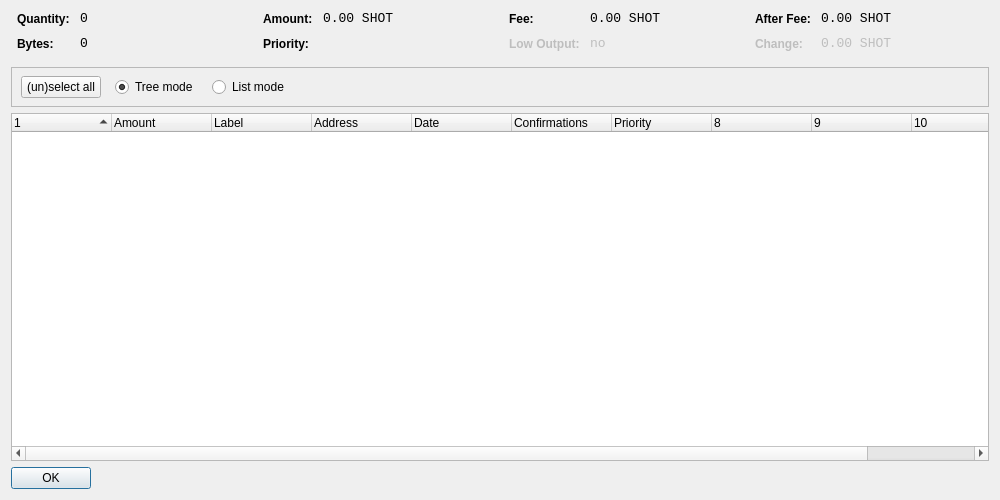
<?xml version="1.0" encoding="UTF-8"?>
<ui version="4.0">
 <class>CoinControlDialog</class>
 <widget class="QDialog" name="CoinControlDialog">
  <property name="geometry">
   <rect>
    <x>0</x>
    <y>0</y>
    <width>1000</width>
    <height>500</height>
   </rect>
  </property>
  <property name="windowTitle">
   <string>Coin Control</string>
  </property>
  <layout class="QVBoxLayout" name="verticalLayout">
   <item>
    <layout class="QHBoxLayout" name="horizontalLayoutTop" stretch="0,0,0,0">
     <property name="topMargin">
      <number>0</number>
     </property>
     <property name="bottomMargin">
      <number>10</number>
     </property>
     <item>
      <layout class="QFormLayout" name="formLayoutCoinControl1">
       <property name="horizontalSpacing">
        <number>10</number>
       </property>
       <property name="verticalSpacing">
        <number>10</number>
       </property>
       <property name="leftMargin">
        <number>6</number>
       </property>
       <property name="rightMargin">
        <number>6</number>
       </property>
       <item row="0" column="0">
        <widget class="QLabel" name="labelCoinControlQuantityText">
         <property name="styleSheet">
          <string notr="true">font-weight:bold;</string>
         </property>
         <property name="text">
          <string>Quantity:</string>
         </property>
        </widget>
       </item>
       <item row="0" column="1">
        <widget class="QLabel" name="labelCoinControlQuantity">
         <property name="font">
          <font>
           <family>Monospace</family>
           <pointsize>10</pointsize>
          </font>
         </property>
         <property name="cursor">
          <cursorShape>IBeamCursor</cursorShape>
         </property>
         <property name="contextMenuPolicy">
          <enum>Qt::ActionsContextMenu</enum>
         </property>
         <property name="text">
          <string notr="true">0</string>
         </property>
         <property name="textInteractionFlags">
          <set>Qt::LinksAccessibleByMouse|Qt::TextSelectableByKeyboard|Qt::TextSelectableByMouse</set>
         </property>
        </widget>
       </item>
       <item row="1" column="0">
        <widget class="QLabel" name="labelCoinControlBytesText">
         <property name="styleSheet">
          <string notr="true">font-weight:bold;</string>
         </property>
         <property name="text">
          <string>Bytes:</string>
         </property>
        </widget>
       </item>
       <item row="1" column="1">
        <widget class="QLabel" name="labelCoinControlBytes">
         <property name="font">
          <font>
           <family>Monospace</family>
           <pointsize>10</pointsize>
          </font>
         </property>
         <property name="cursor">
          <cursorShape>IBeamCursor</cursorShape>
         </property>
         <property name="contextMenuPolicy">
          <enum>Qt::ActionsContextMenu</enum>
         </property>
         <property name="text">
          <string notr="true">0</string>
         </property>
         <property name="textInteractionFlags">
          <set>Qt::LinksAccessibleByMouse|Qt::TextSelectableByKeyboard|Qt::TextSelectableByMouse</set>
         </property>
        </widget>
       </item>
      </layout>
     </item>
     <item>
      <layout class="QFormLayout" name="formLayoutCoinControl2">
       <property name="horizontalSpacing">
        <number>10</number>
       </property>
       <property name="verticalSpacing">
        <number>10</number>
       </property>
       <property name="leftMargin">
        <number>6</number>
       </property>
       <property name="rightMargin">
        <number>6</number>
       </property>
       <item row="0" column="0">
        <widget class="QLabel" name="labelCoinControlAmountText">
         <property name="styleSheet">
          <string notr="true">font-weight:bold;</string>
         </property>
         <property name="text">
          <string>Amount:</string>
         </property>
        </widget>
       </item>
       <item row="0" column="1">
        <widget class="QLabel" name="labelCoinControlAmount">
         <property name="font">
          <font>
           <family>Monospace</family>
           <pointsize>10</pointsize>
          </font>
         </property>
         <property name="cursor">
          <cursorShape>IBeamCursor</cursorShape>
         </property>
         <property name="contextMenuPolicy">
          <enum>Qt::ActionsContextMenu</enum>
         </property>
         <property name="text">
          <string notr="true">0.00 SHOT</string>
         </property>
         <property name="textInteractionFlags">
          <set>Qt::LinksAccessibleByMouse|Qt::TextSelectableByKeyboard|Qt::TextSelectableByMouse</set>
         </property>
        </widget>
       </item>
       <item row="1" column="0">
        <widget class="QLabel" name="labelCoinControlPriorityText">
         <property name="styleSheet">
          <string notr="true">font-weight:bold;</string>
         </property>
         <property name="text">
          <string>Priority:</string>
         </property>
        </widget>
       </item>
       <item row="1" column="1">
        <widget class="QLabel" name="labelCoinControlPriority">
         <property name="font">
          <font>
           <family>Monospace</family>
           <pointsize>10</pointsize>
          </font>
         </property>
         <property name="cursor">
          <cursorShape>IBeamCursor</cursorShape>
         </property>
         <property name="contextMenuPolicy">
          <enum>Qt::ActionsContextMenu</enum>
         </property>
         <property name="text">
          <string/>
         </property>
         <property name="textInteractionFlags">
          <set>Qt::LinksAccessibleByMouse|Qt::TextSelectableByKeyboard|Qt::TextSelectableByMouse</set>
         </property>
        </widget>
       </item>
      </layout>
     </item>
     <item>
      <layout class="QFormLayout" name="formLayoutCoinControl3">
       <property name="horizontalSpacing">
        <number>10</number>
       </property>
       <property name="verticalSpacing">
        <number>10</number>
       </property>
       <property name="leftMargin">
        <number>6</number>
       </property>
       <property name="rightMargin">
        <number>6</number>
       </property>
       <item row="0" column="0">
        <widget class="QLabel" name="labelCoinControlFeeText">
         <property name="styleSheet">
          <string notr="true">font-weight:bold;</string>
         </property>
         <property name="text">
          <string>Fee:</string>
         </property>
        </widget>
       </item>
       <item row="0" column="1">
        <widget class="QLabel" name="labelCoinControlFee">
         <property name="font">
          <font>
           <family>Monospace</family>
           <pointsize>10</pointsize>
          </font>
         </property>
         <property name="cursor">
          <cursorShape>IBeamCursor</cursorShape>
         </property>
         <property name="contextMenuPolicy">
          <enum>Qt::ActionsContextMenu</enum>
         </property>
         <property name="text">
          <string notr="true">0.00 SHOT</string>
         </property>
         <property name="textInteractionFlags">
          <set>Qt::LinksAccessibleByMouse|Qt::TextSelectableByKeyboard|Qt::TextSelectableByMouse</set>
         </property>
        </widget>
       </item>
       <item row="1" column="0">
        <widget class="QLabel" name="labelCoinControlLowOutputText">
         <property name="enabled">
          <bool>false</bool>
         </property>
         <property name="styleSheet">
          <string notr="true">font-weight:bold;</string>
         </property>
         <property name="text">
          <string>Low Output:</string>
         </property>
        </widget>
       </item>
       <item row="1" column="1">
        <widget class="QLabel" name="labelCoinControlLowOutput">
         <property name="enabled">
          <bool>false</bool>
         </property>
         <property name="font">
          <font>
           <family>Monospace</family>
           <pointsize>10</pointsize>
          </font>
         </property>
         <property name="cursor">
          <cursorShape>IBeamCursor</cursorShape>
         </property>
         <property name="contextMenuPolicy">
          <enum>Qt::ActionsContextMenu</enum>
         </property>
         <property name="text">
          <string notr="true">no</string>
         </property>
         <property name="textInteractionFlags">
          <set>Qt::LinksAccessibleByMouse|Qt::TextSelectableByKeyboard|Qt::TextSelectableByMouse</set>
         </property>
        </widget>
       </item>
      </layout>
     </item>
     <item>
      <layout class="QFormLayout" name="formLayoutCoinControl4">
       <property name="horizontalSpacing">
        <number>10</number>
       </property>
       <property name="verticalSpacing">
        <number>10</number>
       </property>
       <property name="leftMargin">
        <number>6</number>
       </property>
       <property name="rightMargin">
        <number>6</number>
       </property>
       <item row="0" column="0">
        <widget class="QLabel" name="labelCoinControlAfterFeeText">
         <property name="styleSheet">
          <string notr="true">font-weight:bold;</string>
         </property>
         <property name="text">
          <string>After Fee:</string>
         </property>
        </widget>
       </item>
       <item row="0" column="1">
        <widget class="QLabel" name="labelCoinControlAfterFee">
         <property name="font">
          <font>
           <family>Monospace</family>
           <pointsize>10</pointsize>
          </font>
         </property>
         <property name="cursor">
          <cursorShape>IBeamCursor</cursorShape>
         </property>
         <property name="contextMenuPolicy">
          <enum>Qt::ActionsContextMenu</enum>
         </property>
         <property name="text">
          <string notr="true">0.00 SHOT</string>
         </property>
         <property name="textInteractionFlags">
          <set>Qt::LinksAccessibleByMouse|Qt::TextSelectableByKeyboard|Qt::TextSelectableByMouse</set>
         </property>
        </widget>
       </item>
       <item row="1" column="1">
        <widget class="QLabel" name="labelCoinControlChange">
         <property name="enabled">
          <bool>false</bool>
         </property>
         <property name="font">
          <font>
           <family>Monospace</family>
           <pointsize>10</pointsize>
          </font>
         </property>
         <property name="cursor">
          <cursorShape>IBeamCursor</cursorShape>
         </property>
         <property name="contextMenuPolicy">
          <enum>Qt::ActionsContextMenu</enum>
         </property>
         <property name="text">
          <string notr="true">0.00 SHOT</string>
         </property>
         <property name="textInteractionFlags">
          <set>Qt::LinksAccessibleByMouse|Qt::TextSelectableByKeyboard|Qt::TextSelectableByMouse</set>
         </property>
        </widget>
       </item>
       <item row="1" column="0">
        <widget class="QLabel" name="labelCoinControlChangeText">
         <property name="enabled">
          <bool>false</bool>
         </property>
         <property name="styleSheet">
          <string notr="true">font-weight:bold;</string>
         </property>
         <property name="text">
          <string>Change:</string>
         </property>
        </widget>
       </item>
      </layout>
     </item>
    </layout>
   </item>
   <item>
    <widget class="QFrame" name="frame">
     <property name="minimumSize">
      <size>
       <width>0</width>
       <height>40</height>
      </size>
     </property>
     <property name="frameShape">
      <enum>QFrame::StyledPanel</enum>
     </property>
     <property name="frameShadow">
      <enum>QFrame::Sunken</enum>
     </property>
     <widget class="QWidget" name="horizontalLayoutWidget">
      <property name="geometry">
       <rect>
        <x>10</x>
        <y>0</y>
        <width>781</width>
        <height>41</height>
       </rect>
      </property>
      <layout class="QHBoxLayout" name="horizontalLayoutPanel" stretch="0,0,0,0">
       <property name="spacing">
        <number>14</number>
       </property>
       <item>
        <widget class="QPushButton" name="pushButtonSelectAll">
         <property name="sizePolicy">
          <sizepolicy hsizetype="Maximum" vsizetype="Fixed">
           <horstretch>0</horstretch>
           <verstretch>0</verstretch>
          </sizepolicy>
         </property>
         <property name="text">
          <string>(un)select all</string>
         </property>
        </widget>
       </item>
       <item>
        <widget class="QRadioButton" name="radioTreeMode">
         <property name="sizePolicy">
          <sizepolicy hsizetype="Maximum" vsizetype="Fixed">
           <horstretch>0</horstretch>
           <verstretch>0</verstretch>
          </sizepolicy>
         </property>
         <property name="text">
          <string>Tree mode</string>
         </property>
         <property name="checked">
          <bool>true</bool>
         </property>
        </widget>
       </item>
       <item>
        <widget class="QRadioButton" name="radioListMode">
         <property name="sizePolicy">
          <sizepolicy hsizetype="Maximum" vsizetype="Fixed">
           <horstretch>0</horstretch>
           <verstretch>0</verstretch>
          </sizepolicy>
         </property>
         <property name="text">
          <string>List mode</string>
         </property>
        </widget>
       </item>
       <item>
        <spacer name="horizontalSpacer">
         <property name="orientation">
          <enum>Qt::Horizontal</enum>
         </property>
         <property name="sizeHint" stdset="0">
          <size>
           <width>40</width>
           <height>20</height>
          </size>
         </property>
        </spacer>
       </item>
      </layout>
     </widget>
    </widget>
   </item>
   <item>
    <widget class="CoinControlTreeWidget" name="treeWidget">
     <property name="contextMenuPolicy">
      <enum>Qt::CustomContextMenu</enum>
     </property>
     <property name="sortingEnabled">
      <bool>false</bool>
     </property>
     <property name="columnCount">
      <number>11</number>
     </property>
     <attribute name="headerShowSortIndicator" stdset="0">
      <bool>true</bool>
     </attribute>
     <attribute name="headerStretchLastSection">
      <bool>false</bool>
     </attribute>
     <column>
      <property name="text">
       <string/>
      </property>
     </column>
     <column>
      <property name="text">
       <string>Amount</string>
      </property>
     </column>
     <column>
      <property name="text">
       <string>Label</string>
      </property>
     </column>
     <column>
      <property name="text">
       <string>Address</string>
      </property>
     </column>
     <column>
      <property name="text">
       <string>Date</string>
      </property>
     </column>
     <column>
      <property name="text">
       <string>Confirmations</string>
      </property>
      <property name="toolTip">
       <string>Confirmed</string>
      </property>
     </column>
     <column>
      <property name="text">
       <string>Priority</string>
      </property>
     </column>
     <column>
      <property name="text">
       <string/>
      </property>
     </column>
     <column>
      <property name="text">
       <string/>
      </property>
     </column>
     <column>
      <property name="text">
       <string/>
      </property>
     </column>
     <column>
      <property name="text">
       <string/>
      </property>
     </column>
    </widget>
   </item>
   <item>
    <widget class="QDialogButtonBox" name="buttonBox">
     <property name="sizePolicy">
      <sizepolicy hsizetype="Maximum" vsizetype="Fixed">
       <horstretch>0</horstretch>
       <verstretch>0</verstretch>
      </sizepolicy>
     </property>
     <property name="orientation">
      <enum>Qt::Horizontal</enum>
     </property>
     <property name="standardButtons">
      <set>QDialogButtonBox::Ok</set>
     </property>
    </widget>
   </item>
  </layout>
 </widget>
 <customwidgets>
  <customwidget>
   <class>CoinControlTreeWidget</class>
   <extends>QTreeWidget</extends>
   <header>coincontroltreewidget.h</header>
  </customwidget>
 </customwidgets>
 <resources/>
 <connections/>
</ui>
